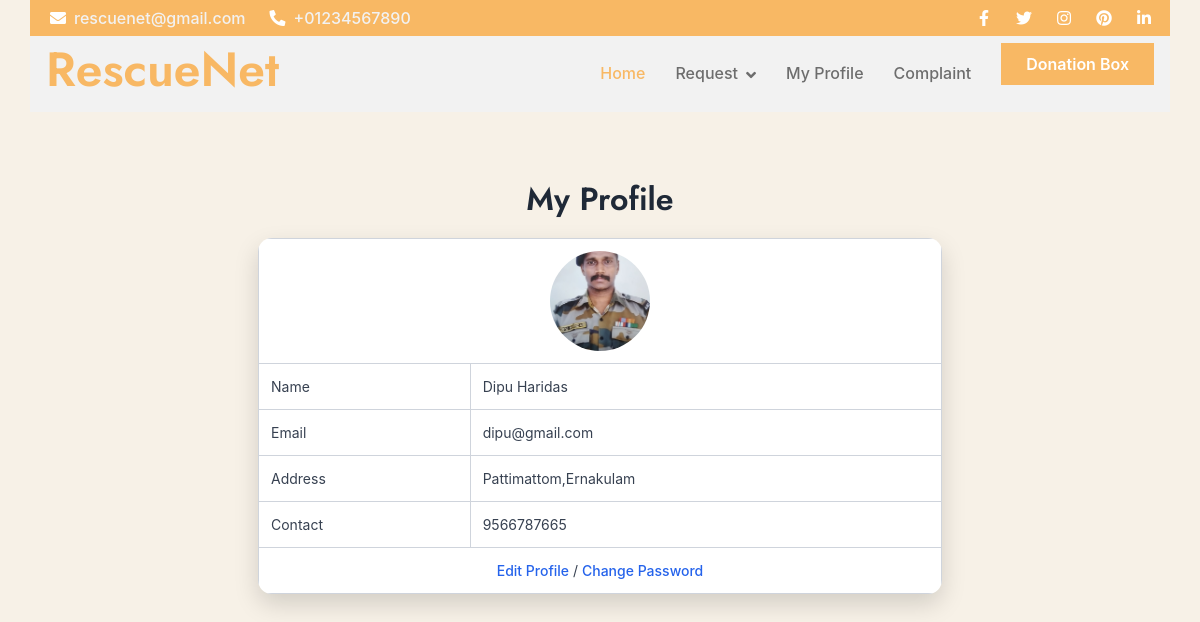
/Volunteer/MyProfile/ (signed in), run on the app's committed database.
### Guest/models.py (models this page shows)
class tbl_volunteer(models.Model):
    volunteer_name=models.CharField(max_length=50)
    volunteer_email=models.CharField(max_length=50)
    volunteer_password=models.CharField(max_length=50)
    volunteer_photo=models.FileField(upload_to="Assets/VolunteerDocs/")
    volunteer_proof=models.FileField(upload_to="Assets/VolunteerDocs/")
    volunteer_address=models.CharField(max_length=100)
    volunteer_contact=models.CharField(max_length=50)
    volunteer_emergency=models.IntegerField()
    place=models.ForeignKey(tbl_place,on_delete=models.CASCADE)
    volunteer_status=models.IntegerField(default=0)

### Volunteer/views.py (the view)
# urls.py: path("MyProfile/",views.MyProfile,name="MyProfile"),
def MyProfile(request):
    if "vid" not in request.session:
        return redirect("Guest:Login")
    volunteerdata = tbl_volunteer.objects.get(id=request.session["vid"])
    return render(request, 'Volunteer/MyProfile.html', {"vdata": volunteerdata})

### Volunteer/Templates/Volunteer/MyProfile.html (shortened to what this page needs)
{% extends 'Volunteer/Header.html' %}
{% block content %}
<!DOCTYPE html>
<html lang="en">
<head>
</head>
<body>
    <form action="" method="post" enctype="multipart/form-data">
        <h2>My Profile</h2>
        <table>
            <tr>
                <td colspan="2">
                    <img src="{{ vdata.volunteer_photo.url }}" width="100" height="100" alt="volunteer">
                </td>
            </tr>
            <tr>
                <td>Name</td>
                <td>{{ vdata.volunteer_name }}</td>
            </tr>
            <tr>
                <td>Email</td>
                <td>{{ vdata.volunteer_email }}</td>
            </tr>
            <tr>
                <td>Address</td>
                <td>{{ vdata.volunteer_address }}</td>
            </tr>
            <tr>
                <td>Contact</td>
                <td>{{ vdata.volunteer_contact }}</td>
            </tr>
            <tr>
                <td colspan="2">
                    <a href="{% url 'Volunteer:EditProfile' %}">Edit Profile</a> /
                    <a href="{% url 'Volunteer:ChangePassword' %}">Change Password</a>
                </td>
            </tr>
        </table>
    </form>
</body>
</html>
{% endblock %}

### Volunteer/Templates/Volunteer/MyProfile.html (style rules this page uses)
body { font-family: "Inter", "Segoe UI", Arial, sans-serif; background-color: #f3eadaa1; padding: 30px; color: #374151; }
h2 { text-align: center; font-weight: 600; color: #1f2937; margin-bottom: 20px; }
table { width: 60%; margin: auto; border-collapse: collapse; background-color: #ffffff; border-radius: 14px; overflow: hidden; box-shadow: 0 10px 25px rgba(0, 0, 0, 0.15); }
th, td { border: 1px solid #cfd4dc; padding: 12px; font-size: 14px; text-align: left; }
td[colspan="2"] { text-align: center; }
img { border-radius: 50%; object-fit: cover; }
a { text-decoration: none; color: #2563eb; font-weight: 500; }

### data on the page
tbl_volunteer: volunteer_photo (picture), volunteer_name "Dipu Haridas", volunteer_email "dipu@gmail.com", volunteer_address "Pattimattom,Ernakulam", volunteer_contact "9566787665"
